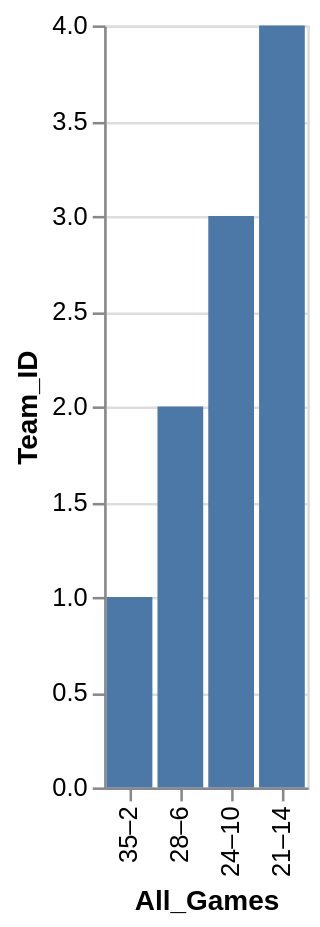

Describe this chart as a Vega-Lite specification.
### Vega-Lite specification from a JSON file in a GitHub repository (floating-point values rounded to 4 significant figures)
{"data": {"values": [{"x_data": "35–2", "y_data": 1}, {"x_data": "28–6", "y_data": 2}, {"x_data": "24–10", "y_data": 3}, {"x_data": "21–14", "y_data": 4}]}, "mark": "bar", "encoding": {"x": {"field": "x_data", "type": "nominal", "title": "All_Games", "sort": {"op": "sum", "field": "y_data", "order": "ascending"}}, "y": {"field": "y_data", "type": "quantitative", "title": "Team_ID"}}}
